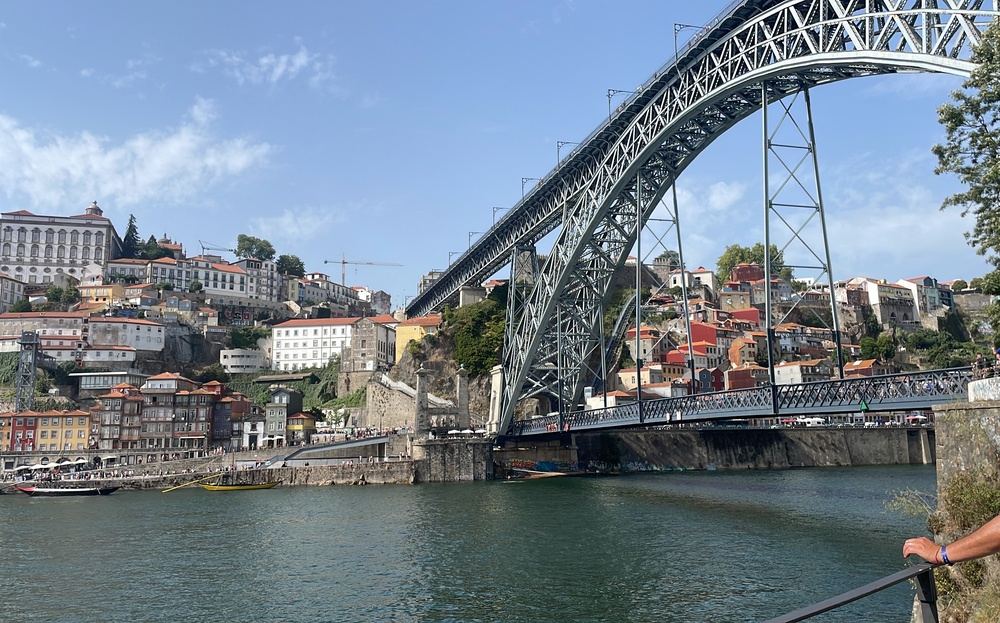
#> input picture ejercicioscapitulo7/imagenbordes.jpg, 1000 x 623 px, shrunk from 3468 x 2159 before the run
$ python filtro_bilateral.py
#> lines starting #> are read from the running program, lines starting #| are printed output that depends on the picture
import cv2
import matplotlib.pyplot as plt

img = cv2.imread('imagenbordes.jpg', 0)
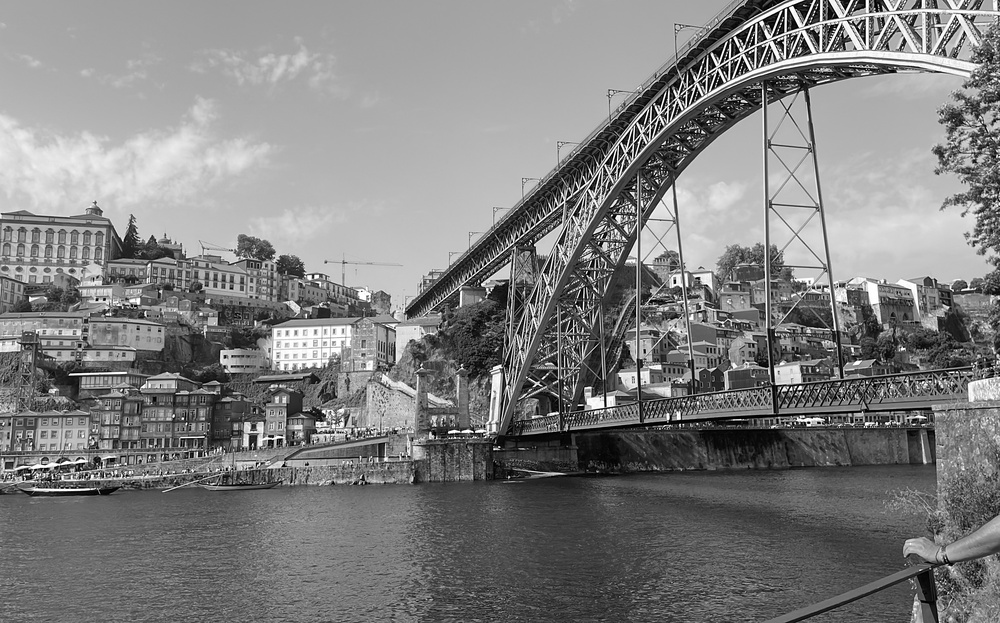
#> img: shape (623, 1000); min 0, max 255, mean 127.5

bilateral = cv2.bilateralFilter(img, 35, 75, 75)
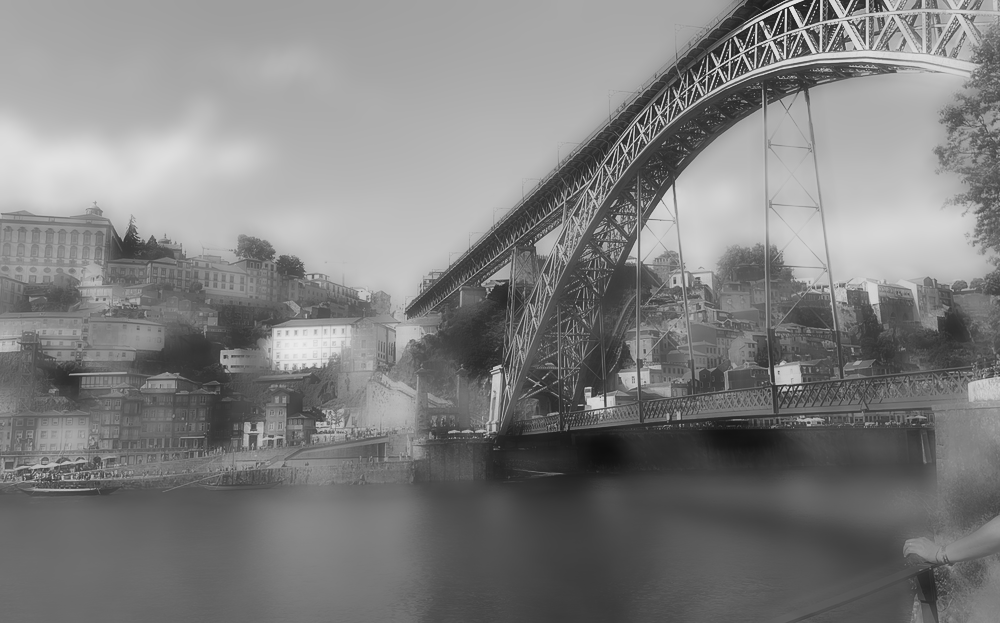
#> bilateral: shape (623, 1000); min 15, max 235, mean 127.1

fig, (ax1, ax2) = plt.subplots(1, 2, figsize=(14, 7))

ax1.imshow(img, cmap='gray')
ax1.set_title('Original (Gris)')
ax1.axis('off')

ax2.imshow(bilateral, cmap='gray')
ax2.set_title('Bilateral (Bordes preservados)')
ax2.axis('off')

plt.tight_layout()
plt.show()
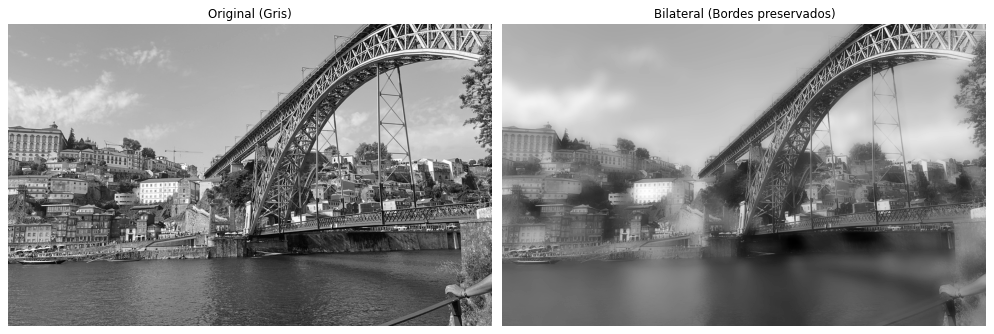
#> figure drawn by matplotlib, 2 panels

$ run again, with ejercicioscapitulo7/imagen.jpg copied over ejercicioscapitulo7/imagenbordes.jpg
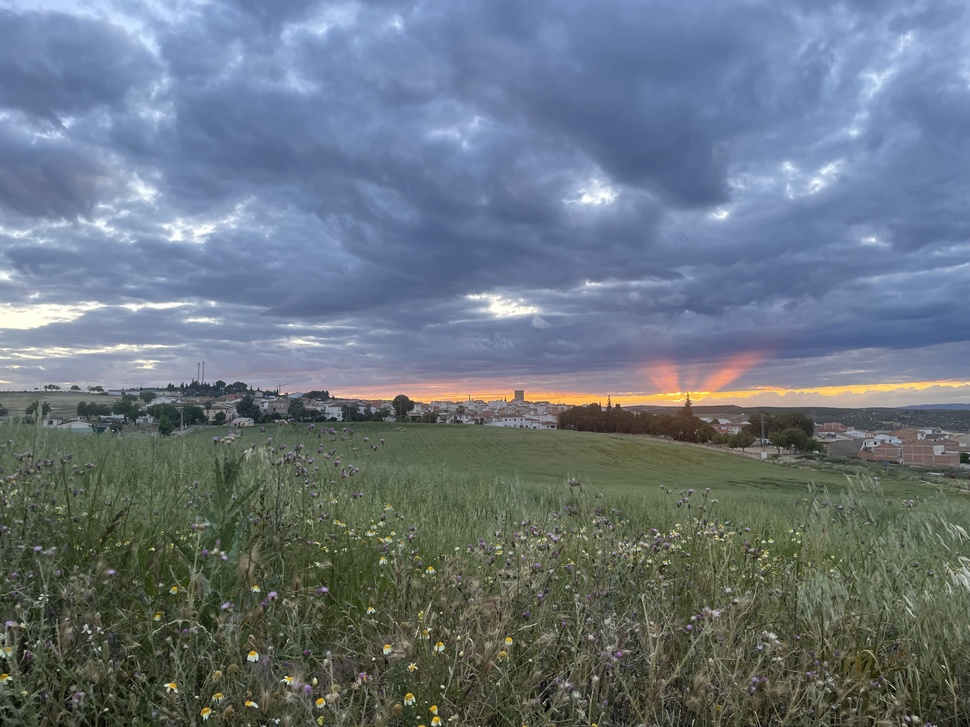
#> input picture ejercicioscapitulo7/imagen.jpg, 970 x 727 px, shrunk from 4032 x 3024 before the run
#> `bilateral = cv2.bilateralFilter(img, 35, 75, 75)`:
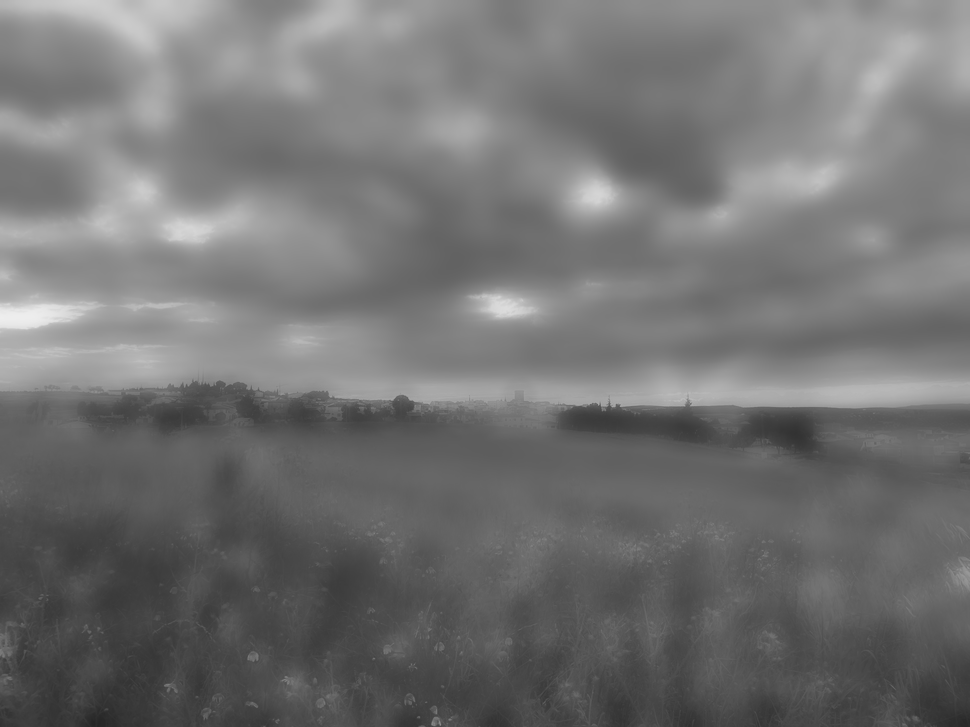
#> bilateral: shape (727, 970); min 37, max 238, mean 114.5
#> `plt.show()`:
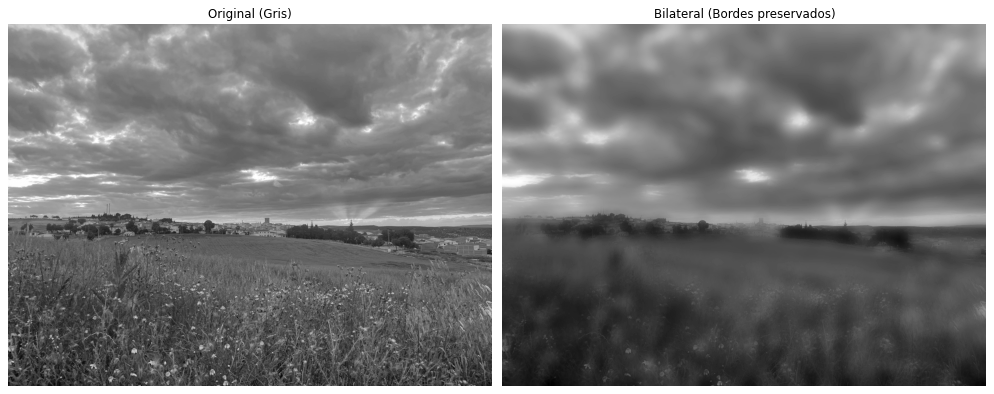
#> figure drawn by matplotlib, 2 panels

$ run again, with ejercicioscapitulo7/imagencopia.jpg copied over ejercicioscapitulo7/imagenbordes.jpg
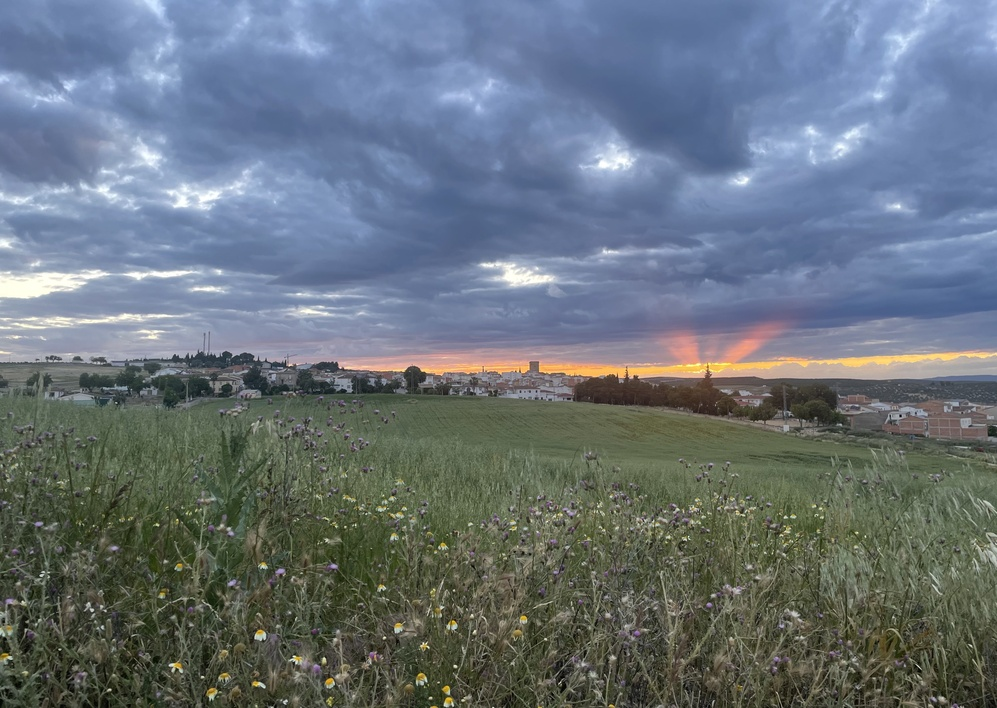
#> input picture ejercicioscapitulo7/imagencopia.jpg, 997 x 708 px, shrunk from 4027 x 2860 before the run
#> `bilateral = cv2.bilateralFilter(img, 35, 75, 75)`:
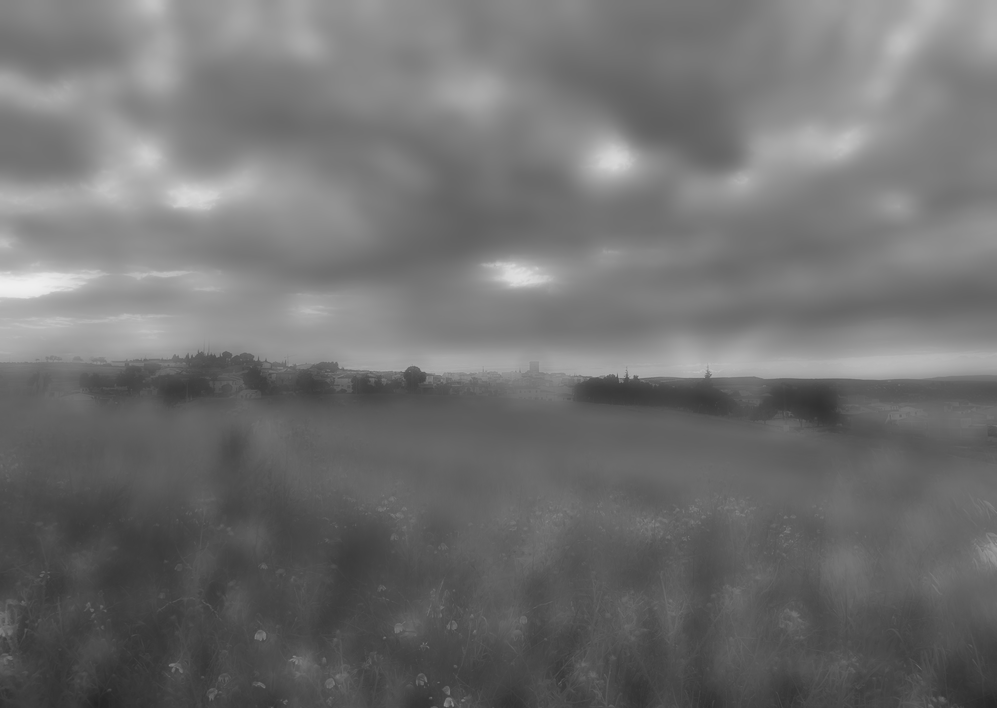
#> bilateral: shape (708, 997); min 36, max 239, mean 112.4
#> `plt.show()`:
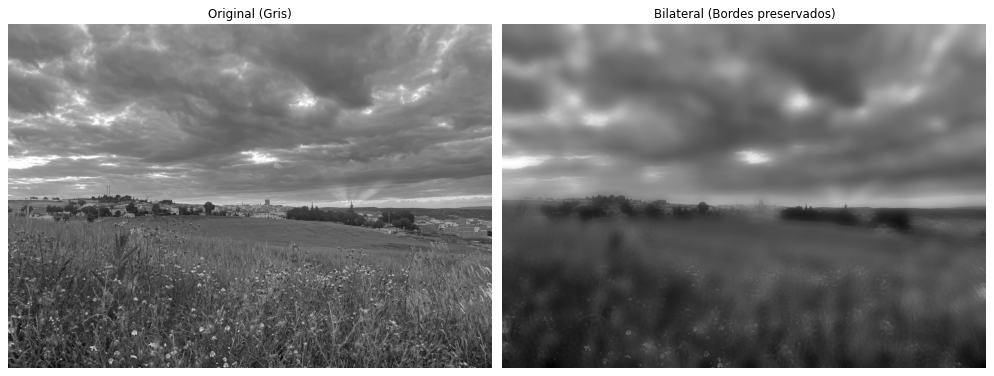
#> figure drawn by matplotlib, 2 panels
